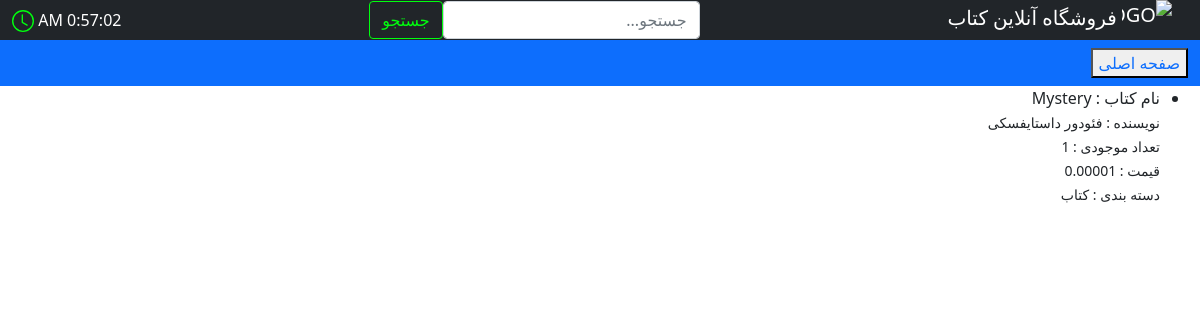
Page /product/books/6/ on the committed database.
### product/models.py (models this page shows, shortened)
class Book(models.Model):
    class Meta:
        verbose_name = 'کتاب'
        verbose_name_plural = 'کتاب ها'
    user = models.ForeignKey(User, on_delete=models.CASCADE, null=True, blank=True)
    title = models.CharField('عنوان', max_length=100)
    author = models.CharField('نویسنده', max_length=100)
    inventory = models.PositiveIntegerField('موجودی')
    price = models.DecimalField('قیمت', max_digits=20, decimal_places=5)
    category = models.ForeignKey('Category', on_delete=models.CASCADE, verbose_name='دسته بندی')

class Category(models.Model):
    class Meta:
        verbose_name = 'دسته بندی'
        verbose_name_plural = 'دسته بندی ها'
    user = models.ForeignKey(User, on_delete=models.CASCADE, null=True, blank=True)
    title = models.CharField('عنوان', max_length=10)
    def __str__(self):
        return f'{self.title}'

### product/views.py (the view)
# urls.py: path('books/<int:pk>/', views.BookDetailView.as_view(), name='book_detail'),
class BookDetailView(DetailView):
    model = Book

### templates/product/book_detail.html (shortened to what this page needs)
{% extends 'base.html' %}
{% block content %}
<ul>
  <li>
    نام کتاب :
    {{ book.title }}
  </li>
  <small>
  نویسنده :
  {{book.author}}
  <br>
  تعداد موجودی :
  {{book.inventory}}
  <br>
  قیمت :
  {{book.price}}
  <br>
  دسته بندی :
  {{book.category}}
  </small>
</ul>
{% endblock %}

### home/static/style.css (style rules this page uses)
html { direction: rtl; }
body { direction: rtl; }
.dropdown-menu, { float: right; }

### rows in the picture
Book: title "Mystery", author "فئودور داستایفسکی", inventory "1", price "0.00001", category "کتاب"
